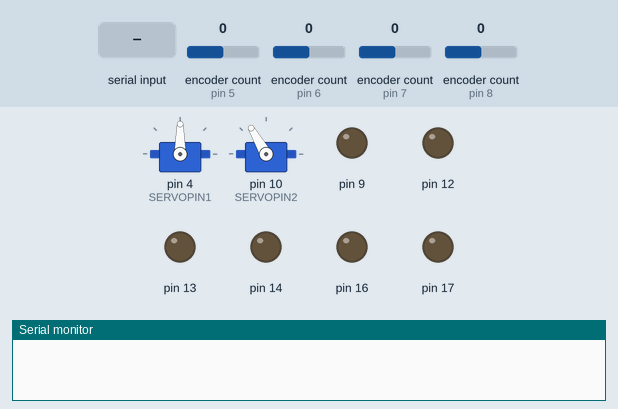
The sketch below on a simulated Arduino Uno, built with avr-gcc and run on an emulated ATmega328P. On the bench: 2 × servo, output pins drawn as LEDs (lit = HIGH), the last lines printed to the serial monitor. The inputs (shaded band) are chosen by the test bench; at power-on: encoder count (sensors on pin 5, pin 6, pin 7, pin 8) 0.

Above: at 1.2 s.
1.3 s: "90,45\n" received over Serial
At 2.37 s:
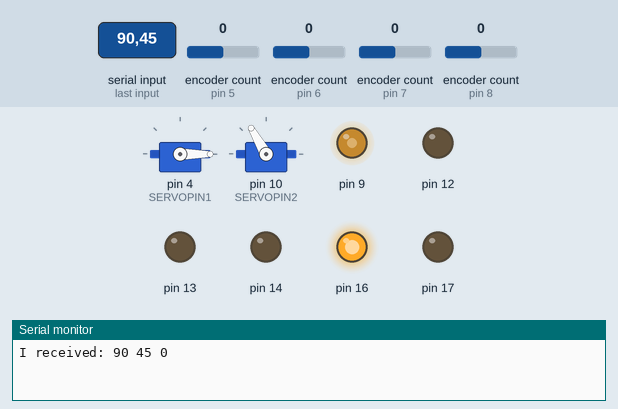
At 3.4 s:
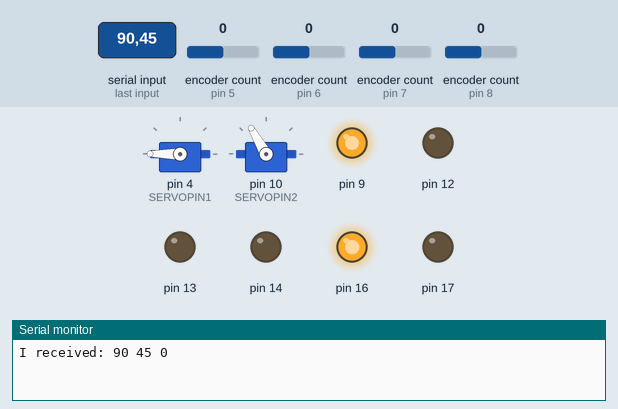
4.3 s: "90,45,200\n" received over Serial
At 5.5 s:
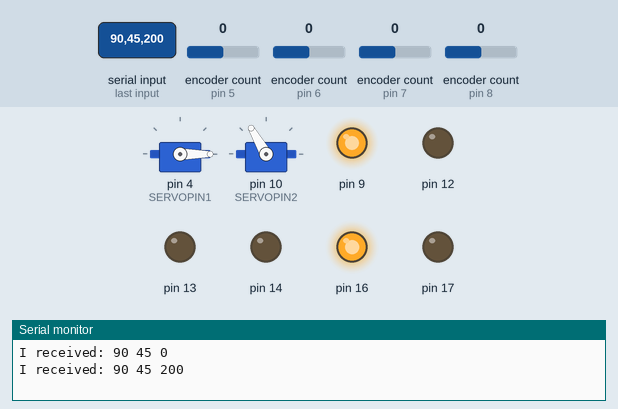
Timing chart, 0 to 9.3 s (numbered marks = the images above; inputs shaded):
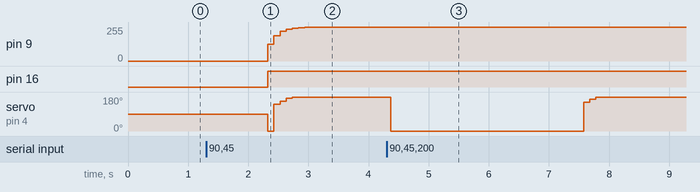

Measured:
- after the input at 1.3 s, pin 9: moves from 0/255 to 254/255 over 0.72 s, starting after 1.0 s; pin 16: LOW → HIGH after 1.0 s; servo on pin 4 (SERVOPIN1): 90° → 0° after 1.0 s, → 142° 0.10 s later, → 157° 0.10 s later, → 173° 0.10 s later, … (5 changes in this stretch)
- after the input at 4.3 s, servo on pin 4 (SERVOPIN1): 180° → 0° after 0.07 s, → 152° 3.2 s later, → 167° 0.10 s later, → 180° 0.10 s later

The sketch:

arm_motor_controller.ino
```cpp
/*

Encoders have 2400 pulses/rev, so 0.15 degrees/pulse

The encoders are set to these initial values when the Teensy is powered on regardless of what position it is actully in,
so try to always end in this location. If you have to turn off the Teensy, you need to adjust the position relative to these initial values.

More negative values make the arms rotate in a clockwise motion.
Setting zero for all values makes the arm point straight out to the side.
A more detailed geometrical diagram is in the MATLAB section of the report.

INITIAL (NEUTRAL) POSITION: Enc1 = -100, Enc2 = -920, Enc3 = 920

LOWERED POSITION: Enc1 = -100, Enc2 = 500, Enc3 = 200

DONT DO THE RAISED POSITION FOR NOW
RAISED POSITION: Enc1 = -100, Enc2 = -920, Enc3 = 500

*/

#define SERIAL_CLASS usb_serial_class

#include <ros.h>
#include <geometry_msgs/Vector3.h>

#include <Encoder.h>
#include <Servo.h>
#include "DCMotor.h"
#include "ServoMotor.h"
#include "ServoMotorInc.h"

//++++++++++++++ UNCOMMENT FOR ROS ++++++++++++++++++++++
//ros::NodeHandle nh;

#define IR_BASE 18
#define IR_ARM  19
#define FSR_BOT 20
#define FSR_TOP 21

// Rotary Encoder 1 Pins
#define ROTENCINTPIN1 5
#define ROTENCDIRPIN1 0

// Rotary Encoder 2 Pins
#define ROTENCINTPIN2 6
#define ROTENCDIRPIN2 1

// Rotary Encoder 3 Pins
#define ROTENCINTPIN3 7
#define ROTENCDIRPIN3 2

// Rotary Encoder 4 Pins
#define ROTENCINTPIN4 8
#define ROTENCDIRPIN4 3

// DC Motor 1 Pins
#define ENA1  12
#define IN1   13
#define IN2   14

// DC Motor 2 Pins
#define ENA2  9
#define IN3   16
#define IN4   17

// Servo Motor 1 & 2 Pins
#define SERVOPIN1 4
#define SERVOPIN2 10
#define SERVOPIN3 15

bool objectDetected = false;
bool collisionDetected = false;

// Instantiate a object for each encoder
// These objects use interrupts to update pulses, 2400 pulses/rev
Encoder Enc1(ROTENCINTPIN1, ROTENCDIRPIN1);
Encoder Enc2(ROTENCINTPIN2, ROTENCDIRPIN2);
Encoder Enc3(ROTENCINTPIN3, ROTENCDIRPIN3);
Encoder Enc4(ROTENCINTPIN4, ROTENCDIRPIN4);

// Instantiate a servo object for each servo
// Allows for servo speed control with PWM
Servo Servo1;
Servo Servo2;

// Instantiate ServoMotor objects to implement PID algorithm
//ServoMotorSpeed S1 = ServoMotorSpeed(&Servo1, &Enc3, 0.5, 0.3, 0.1, 1);
ServoMotorInc S1 = ServoMotorInc(&Servo1, &Enc3, &Enc1, &Enc2, 0.3, 0.001, 0.45, 1);
ServoMotor S2 = ServoMotor(&Servo2, &Enc4, 0.3, 0, 0.2, 1);

// Instantiate DCMotor objects to implement PID algorthm
DCMotor DC1 = DCMotor(IN1, IN2, ENA1, &Enc1, 1, 0.5, 3, 1);
DCMotor DC2 = DCMotor(IN3, IN4, ENA2, &Enc2, 1, 0.4, 3, -1);

//++++++++++++++ UNCOMMENT FOR ROS ++++++++++++++++++++++
//void updateTarget( const geometry_msgs::Vector3& msg){
//  // ROS subscriber callback function, gets run each time a new message is recieved from the topic
//  DC1.setTarget((int) msg.x);
//  DC2.setTarget((int) msg.y);
//  S1.setTarget((int) msg.z);
//}
//
//ros::Subscriber<geometry_msgs::Vector3> sub("chatter", &updateTarget );

void stopAll(){
  DC1.stopDC();
  DC2.stopDC();
  S1.stopServo();
  S2.stopServo();
  collisionDetected = true;
}

void setup() {

  pinMode(IR_ARM, INPUT);
  pinMode(IR_BASE, INPUT);

  Servo1.attach(SERVOPIN1);
  Servo2.attach(SERVOPIN2);

  // Set intitial encoder pulse values assuming starting in neutral position
  Enc1.write(-100);
  Enc2.write(920);
  Enc3.write(920);
  Enc4.write(500);

  DC1.setTarget(-100);
  DC2.setTarget(-920);
  S1.setTarget(920);
  S2.setTarget(0);

//++++++++++++++ UNCOMMENT FOR ROS ++++++++++++++++++++++
//  nh.initNode();
//  nh.subscribe(sub);

//++++++++++++++ COMMENT OUT FOR ROS ++++++++++++++++++++++
  Serial.begin(9600);
}

int tar1 = -100, tar2 = -920, tar3 = 920;
// Initialize variables to determine if joints are in correct positions
// 1: Joint in incorrect position, motor is active
// 0: Joint in correct positon, motor is inactive
int DC1stopped = 0;
int DC2stopped = 0;
int Servo1stopped = 0;
int Servo2stopped = 0;

void loop() {

 // ++++++++++++++++ COMMENT OUT THIS WHOLE IF STATEMENT WHEN USING ROS ++++++++++++++++++++
 if (Serial.available() > 0) {
    // read the incoming byte:
    tar1 = Serial.parseInt();
    tar2 = Serial.parseInt();
    tar3 = Serial.parseInt();

    DC1.setTarget(tar1);
    DC2.setTarget(tar2);
    S1.setTarget(tar3);

    // say what you got:
    Serial.println("I received: " + String(tar1) + " " + String(tar2) + " " + String(tar3));
  }

  /*
  // Check sensors
  if (analogRead(FSR_TOP) > 512) objectDetected = true; else objectDetected = false; // FSR sensor in end effector pan
  if (analogRead(FSR_BOT) > 512) stopAll(); // FSR sensor on bottom of end effector
  else if(digitalRead(IR_BASE)) stopAll(); // IR sensor on mounting plate
  else if (digitalRead(IR_ARM)) stopAll(); // IR sensor on arm
  else collisionDetected = false;
  */

  if(!collisionDetected)
  {
    S2.setTarget(-(Enc1.read() - Enc2.read() + Enc3.read()) - 100);
    Servo2stopped = S2.servoUpdate();

    if (DC1.getTarget() < Enc1.read())
    {
      if(!DC2stopped && !Servo1stopped)
      {
        DC2.stopDC();
        DC1stopped = DC1.dcUpdate();
        S1.stopServo();
      }

      if(!DC1stopped)
      {
        DC1.stopDC();
        DC2stopped = DC2.dcUpdate();
        Servo1stopped = S1.servoUpdate();
      }
    }
    else
    {
      if(!DC1stopped)
      {
        DC1.stopDC();
        DC2stopped = DC2.dcUpdate();
        Servo1stopped = S1.servoUpdate();
      }

      if(!DC2stopped && !Servo1stopped)
      {
        DC2.stopDC();
        DC1stopped = DC1.dcUpdate();
        S1.stopServo();
      }
    }


  }

  // Check for new angular_position message

  //++++++++++++++ UNCOMMENT FOR ROS ++++++++++++++++++++++
  // nh.spinOnce();

  delay(100);
}
```

DCMotor.h
```cpp
#ifndef DCMOTOR_H
#define DCMOTOR_H

#define ANTI_WIND_UP_LIMIT 250
#define MAX_V 255

#include <Encoder.h>

class DCMotor{
  private:
  byte in1;
  byte in2;
  byte ena;
  Encoder* enc;
  int orientation;

  int currentPos,
      incTarget,
      targetPos,
      error = 0,
      prevError = 0,
      integral = 0;

  double Kp, Ki, Kd, vSet, derivative = 0;
  int v;


  public:
  DCMotor(byte in1, byte in2, byte ena, Encoder* enc, double Kp, double Ki, double Kd, int orientation);
  void setBrake()    { digitalWrite(in1, LOW);   digitalWrite(in2, LOW); analogWrite(ena, LOW); }
  void setFloating() { digitalWrite(in1, HIGH);  digitalWrite(in2, HIGH);  }
  void setForward()  { digitalWrite(in1, HIGH);  digitalWrite(in2, LOW);  }
  void setReverse()  { digitalWrite(in1, LOW);   digitalWrite(in2, HIGH); }
  void setVoltage(unsigned char v) { analogWrite(ena, v); }
  void setTarget(int tar)  { targetPos = orientation * tar; prevError = targetPos - enc->read(); incTarget = enc->read(); }
  int getTarget() { return targetPos; }
  void stopDC()      { setVoltage(0); setBrake(); }
  int dcUpdate();
};

DCMotor::DCMotor(byte in1, byte in2, byte ena, Encoder* enc, double Kp, double Ki, double Kd, int orientation){
  this->in1 = in1;
  this->in2 = in2;
  this->ena = ena;
  this->enc = enc;
  this->Kp = Kp;
  this->Ki = Ki;
  this->Kd = Kd;
  this->orientation = orientation;

  pinMode(in1, OUTPUT);
  pinMode(in2, OUTPUT);
  pinMode(ena, OUTPUT);

  targetPos = enc->read();

  setFloating();
  analogWrite(ena,0);
}


int DCMotor::dcUpdate(){
  // Turn the motor a given number of steps in a given direction

  if(targetPos - incTarget > 10) incTarget += 10;
  else if(targetPos - incTarget < -10) incTarget -= 10;
  else incTarget = targetPos;

  // Get the current position of the motor joint
  currentPos = enc->read();

  // Calculate the error between the the current and target position
  error = targetPos - currentPos;

  // Calculate the current speed of the arm movement (decreases as
  derivative = error - prevError;
  prevError = error;


  if (abs(error) < 5 && abs(derivative) < 20)
  {
    integral = 0;
    setBrake();
    return 0;
  }

  // Update the integral (used to make sure that the motor does not stall before target)
  integral = integral + error;

  // limit the integral if growing too large
  if(integral > ANTI_WIND_UP_LIMIT) integral = ANTI_WIND_UP_LIMIT;
  else if(integral < -ANTI_WIND_UP_LIMIT) integral = -ANTI_WIND_UP_LIMIT;

  // update motor speed
  vSet = Kp * error + Ki * integral + Kd * derivative;

  if(vSet > MAX_V) vSet = MAX_V;
  if(vSet < -MAX_V) vSet = -MAX_V;

  v = 0.5*v + 0.5*vSet;

  //Serial.println("E: " + String(error) + "\tI: " + String(integral) + "\tD: " + String(derivative) + "\tV: " + String(v));

  if(v > 0)
  {
    setReverse();
    setVoltage((int) v);
  }
  if(v < 0)
  {
    setForward();
    setVoltage((int) -v);
  }

  return 1;

}

#endif
```

ServoMotor.h
```cpp
#ifndef SERVOMOTOR_H
#define SERVOMOTOR_H

#define ANTI_WIND_UP_LIMIT 10000
#define MAX_V 30

#include <Encoder.h>
#include <Servo.h>

class ServoMotor{
  private:
  int orientation;
  Encoder* enc;
  Servo* servo;

  int currentPos,
      targetPos,
      error = 0,
      prevError = 0;

  long integral = 0;

  double Kp, Ki, Kd, vSet, derivative = 0;
  int v;


  public:
  ServoMotor(Servo* servo, Encoder* enc, double Kp, double Ki, double Kd, int orientation);
  void setTarget(int tar)  { targetPos = orientation * tar; prevError = targetPos - enc->read(); }
  void stopServo() { servo->write(90); }
  int servoUpdate();
};

ServoMotor::ServoMotor(Servo* servo, Encoder* enc, double Kp, double Ki, double Kd, int orientation){
  this->servo = servo;
  this->enc = enc;
  this->Kp = Kp;
  this->Ki = Ki;
  this->Kd = Kd;
  this->orientation = orientation;

  targetPos = enc->read();

  stopServo();
}

int ServoMotor::servoUpdate(){
  // Turn the motor a given number of steps in a given direction


  // Get the current position of the motor joint
  currentPos = enc->read();

  // Calculate the error between the the current and target position
  error = targetPos - currentPos;

  // Calculate the current speed of the arm movement (decreases as
  derivative = error - prevError;
  prevError = error;


  if (abs(error) < 10 && abs(derivative) < 20)
  {
    //integral = 0;
    //stopServo();
    return 0;
  }

  // Update the integral (used to make sure that the motor does not stall before target)
  integral = integral + error;

  // limit the integral if growing too large
  if(integral > ANTI_WIND_UP_LIMIT) integral = ANTI_WIND_UP_LIMIT;
  else if(integral < -ANTI_WIND_UP_LIMIT) integral = -ANTI_WIND_UP_LIMIT;

  // update motor speed
  vSet = Kp * error + Ki * integral + Kd * derivative;
  //derivative = Kd * derivative;

  //if (abs(derivative) > abs(vSet) || abs(derivative) > MAX_V) vSet = 0;
  //else vSet = vSet + derivative;

  if(vSet > MAX_V) vSet = MAX_V;
  if(vSet < -MAX_V) vSet = -MAX_V;

  if (error > 0) vSet = 0.25*vSet;

  v = vSet;

  //Serial.println("E: " + String(error) + "\tI: " + String(integral) + "\tD: " + String(derivative) + "\tV: " + String(v));

  servo->write(-v + 90);

  return 1;

}

#endif
```

ServoMotorInc.h
```cpp
#ifndef SERVOMOTORINC_H
#define SERVOMOTORINC_H

#define ANTI_WIND_UP_LIMIT 10000
#define MAX_V 90

#include <Encoder.h>
#include <Servo.h>

class ServoMotorInc{
  private:
  int orientation;
  Encoder* enc;
  Encoder* enc1;
  Encoder* enc2;
  Servo* servo;

  int currentPos,
      incTarget,
      targetPos,
      error = 0,
      prevError = 0;

  long integral = 0;

  double Kp, Ki, Kd, vSet, derivative = 0;
  int v;


  public:
  ServoMotorInc(Servo* servo, Encoder* enc, Encoder* enc1, Encoder* enc2, double Kp, double Ki, double Kd, int orientation);
  void setTarget(int tar)  { targetPos = orientation * tar; prevError = targetPos - enc->read(); incTarget = enc->read();}
  void stopServo() { servo->write(90); }
  int servoUpdate();
};

ServoMotorInc::ServoMotorInc(Servo* servo, Encoder* enc, Encoder* enc1, Encoder* enc2, double Kp, double Ki, double Kd, int orientation){
  this->servo = servo;
  this->enc = enc;
  this->enc1 = enc1;
  this->enc2 = enc2;
  this->Kp = Kp;
  this->Ki = Ki;
  this->Kd = Kd;
  this->orientation = orientation;

  targetPos = enc->read();

  stopServo();
}

int ServoMotorInc::servoUpdate(){
  // Turn the motor a given number of steps in a given direction

  if(targetPos - incTarget > 20) incTarget += 20;
  else if(targetPos - incTarget < -50) incTarget -= 50;
  else incTarget = targetPos;

  // Get the current position of the motor joint
  currentPos = enc->read();

  // Calculate the error between the the current and target position
  error = incTarget - currentPos;

  // Calculate the current speed of the arm movement (decreases as
  derivative = error - prevError;
  prevError = error;


  if (abs(error) < 10 && abs(derivative) < 20)
  {
    //integral = 0;
    //stopServo();
    return 0;
  }

  // Update the integral (used to make sure that the motor does not stall before target)
  integral = integral + error;

  // limit the integral if growing too large
  if(integral > ANTI_WIND_UP_LIMIT) integral = ANTI_WIND_UP_LIMIT;
  else if(integral < -ANTI_WIND_UP_LIMIT) integral = -ANTI_WIND_UP_LIMIT;

  // update motor speed
  vSet = Kp * error + Ki * integral + Kd * derivative;
  //derivative = Kd * derivative;

  //if (abs(derivative) > abs(vSet) || abs(derivative) > MAX_V) vSet = 0;
  //else vSet = vSet + derivative;

  if(vSet > MAX_V) vSet = MAX_V;
  if(vSet < -MAX_V) vSet = -MAX_V;

  if (-(enc1->read() - enc2->read() + enc->read()) -100 < 600 && currentPos < targetPos) vSet = 0.25*vSet;
  else if (-(enc1->read() - enc2->read() + enc->read()) -100 > 600 && currentPos > targetPos) vSet = 0.25*vSet;

  v = vSet;

  //Serial.println("E: " + String(error) + "\tI: " + String(integral) + "\tD: " + String(derivative) + "\tV: " + String(v));

  servo->write(-v + 90);

  return 1;

}

#endif
```
